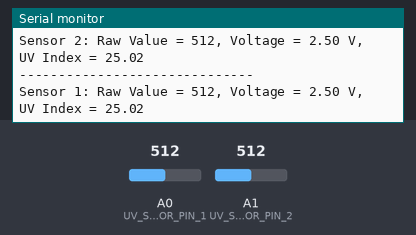
Bench run of a sketch on a simulated Arduino Uno, built with avr-gcc and run on an emulated ATmega328P. Parts: the last lines printed to the serial monitor. Inputs (shaded band) come from the test bench; at power-on: A1 (UV_SENSOR_PIN_2) = 512, A0 (UV_SENSOR_PIN_1) = 512.

Above: at 3.4 s.
3.5 s: A1 (UV_SENSOR_PIN_2) set to 985
At 4.3 s:
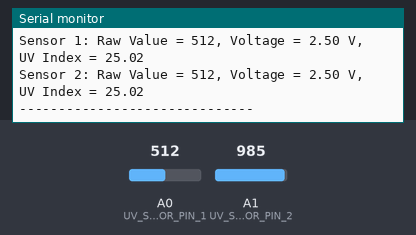
7.7 s: A1 (UV_SENSOR_PIN_2) set to 1009
At 8.7 s:
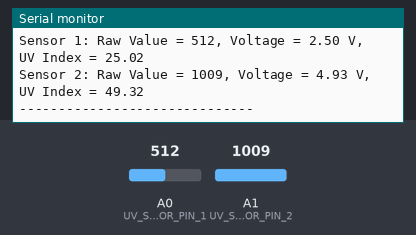
Timing chart, 0 to 10.7 s (numbered marks = the images above; inputs shaded):
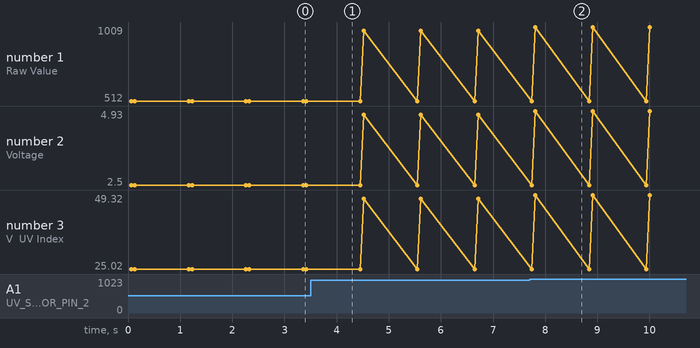

Measured:
- after the input at 7.7 s, the serial monitor: prints a new line after 0.11 s (image 2)
- plotted number 1: 512 → 985 after the input at 3.5 s, 985 → 1009 after the input at 7.7 s
- plotted number 2: 2.5 → 4.81 after the input at 3.5 s, 4.81 → 4.93 after the input at 7.7 s
- plotted number 3: 25.02 → 48.14 after the input at 3.5 s, 48.14 → 49.32 after the input at 7.7 s

The sketch:

uvsensor.ino
```cpp
/*
  Improved Arduino code for reading two SD12D UV intensity sensors.

  Connections:
  - Sensor 1 SIG pin to Arduino Analog Pin A0
  - Sensor 2 SIG pin to Arduino Analog Pin A1
  - Both sensors' GND pins to Arduino GND
  - Both sensors' VCC pins to Arduino 5V

  The code reads the analog voltage from the SIG pin of each sensor,
  converts it to a UV index, and prints the values to the Serial Monitor.
  This version is more modular and easier to read.
*/

// Define the analog pins connected to the SIG pins of the UV sensors
const int UV_SENSOR_PIN_1 = A0;
const int UV_SENSOR_PIN_2 = A1;

// Define constants for the conversion calculations.
// These are calculated once and stored in memory.
const float ADC_VOLTAGE_FACTOR = 5.0 / 1023.0;
const float UV_INDEX_CONVERSION_FACTOR = 0.1; // 1 UV Index unit per 0.1V

void setup() {
  // Initialize serial communication at 9600 bits per second
  Serial.begin(9600);
  Serial.println("Arduino Dual UV Sensor Reader");
  Serial.println("------------------------------");
}

void loop() {
  // Read and print data for the first UV sensor
  readAndPrintSensorData(UV_SENSOR_PIN_1, "Sensor 1");

  // Read and print data for the second UV sensor
  readAndPrintSensorData(UV_SENSOR_PIN_2, "Sensor 2");
 
  Serial.println("------------------------------");

  // Wait for a second before the next reading
  delay(1000);
}

/**
 * @brief Reads the analog value from a specified pin, converts it to voltage and UV index,
 *        and prints the results to the Serial Monitor.
 *
 * @param sensorPin The analog pin connected to the UV sensor's signal pin.
 * @param sensorName A string to identify the sensor in the output (e.g., "Sensor 1").
 */
void readAndPrintSensorData(int sensorPin, const char* sensorName) {
  // Read the raw analog value from the sensor
  int rawValue = analogRead(sensorPin);

  // Convert the analog reading (0-1023) to a voltage (0-5V)
  float voltage = rawValue * ADC_VOLTAGE_FACTOR;

  // Convert the voltage to a UV Index
  // UV Index = Voltage / 0.1 (based on typical sensor datasheet)
  float uvIndex = voltage / UV_INDEX_CONVERSION_FACTOR;

  // Print the results in a single, formatted line
  Serial.print(sensorName);
  Serial.print(": Raw Value = ");
  Serial.print(rawValue);
  Serial.print(", Voltage = ");
  Serial.print(voltage, 2); // Print voltage with 2 decimal places
  Serial.print(" V, UV Index = ");
  Serial.println(uvIndex, 2); // Print UV index with 2 decimal places
}
```
